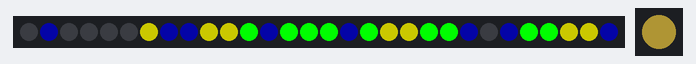
A sketch run on a simulated Arduino Uno, built with avr-gcc and run on an emulated ATmega328P. Shown: 30 RGB LEDs in strip order, left to right, 1 RGB LEDs in strip order, left to right. Dim RGB values are drawn brighter than linear; random numbers use the default seed unless the sketch sets one.

Above: at 0.5 s.
At 8.9 s:
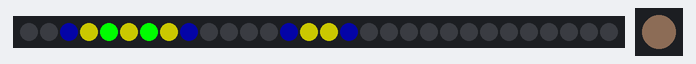
At 12.7 s:
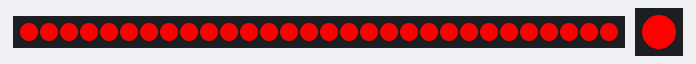
At 34.2 s:
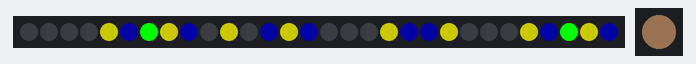
Timing chart, 0 to 40.0 s (numbered marks = the images above):
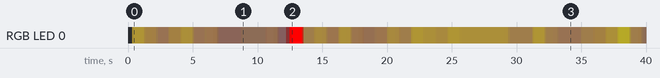

Measured:
- by itself, RGB LED 0: off → RGB(38, 32, 11) at 0.31 s, → RGB(54, 46, 16) 0.13 s later, → RGB(53, 45, 16) 0.51 s later, → RGB(41, 33, 15) 0.31 s later, … (88 changes in this stretch)

The sketch:

life.ino
```cpp
#include "life_types.h"
#include <FastLED.h>

#define NUM_LEDS 30
#define ANIMATION_FRAMES 64
#define DATA_PIN 6
#define ONBOARD_PIN 8
CHSV born_color = CHSV(64, 255, 200);
CHSV alive_color = CHSV(96, 255, 255);
CHSV died_color = CHSV(160, 200, 100);
CHSV dead_color = CHSV(0, 0, 0); //CRGB::Black;
CHSV extinction_color = CHSV(0, 255, 255);

CRGB leds[NUM_LEDS];
CRGB old_colors[NUM_LEDS];
CRGB new_colors[NUM_LEDS];
CRGB onboard[1];
CRGB onboard_old_color;
CRGB onboard_new_color;

void setup() {
  Serial.begin(9600);

  //chosen by fair die roll
  //guaranteed to be random
  randomSeed(analogRead(9));
  create_life(cur_gen, CELLS);
  FastLED.addLeds<NEOPIXEL, DATA_PIN>(leds, NUM_LEDS);
  FastLED.addLeds<NEOPIXEL, ONBOARD_PIN>(onboard, 1);
  for (int i = 0; i < NUM_LEDS; i++) {
    old_colors[i] = 0;
  }
  onboard_old_color = CHSV(0,0,0);
  memset(last_patterns, 0UL, sizeof(last_patterns));
}

void loop() {
  bool extinction = false;
  for (int i = 0; i < CELLS; i++) {
    next_gen[i] = update_cell(i, cur_gen, CELLS);
  }

  if (check_pattern(next_gen, CELLS)) {
    create_life(next_gen, CELLS);
    memset(last_patterns, 0UL, sizeof(last_patterns));
    extinction = true;
  }
  int alive_count = 0;
  for (int i = 0; i < CELLS; i++) {
    cur_gen[i] = next_gen[i];
    if (is_alive(cur_gen[i])) {
      alive_count++;
    }
  }

  if (extinction) {
    onboard_new_color = extinction_color;
  } else {
    onboard_new_color = blend(dead_color, alive_color, (alive_count * 255) / CELLS);
  }

  for (int i = 0; i < CELLS; i++) {
    CRGB new_color;
    if (extinction) {
      new_color = extinction_color;
    } else if (cur_gen[i] == born) {
      new_color = born_color;
    } else if (cur_gen[i] == alive) {
      new_color = alive_color;
    } else if (cur_gen[i] == died) {
      new_color = died_color;
    } else if (cur_gen[i] == dead) {
      new_color = dead_color;
    }
    new_colors[i] = new_color;
  }

  for (int i = 0; i < ANIMATION_FRAMES; i++) {
    for (int j = 0; j < NUM_LEDS; j++) {
      leds[j] = blend(old_colors[j], new_colors[j], 4 * i);
    }
    onboard[0] = blend(onboard_old_color, onboard_new_color, 4*i);
    FastLED.delay(5);
    FastLED.show();
  }

  for (int i = 0; i < NUM_LEDS; i++) {
    old_colors[i] = new_colors[i];
    onboard_old_color = onboard_new_color;
    leds[i] = new_colors[i];
    onboard[0] = onboard_new_color;
  }

  FastLED.show();
  FastLED.delay(500);
}
```

life_types.h
```cpp
#define CELLS 30

typedef enum{
  dead,
  died,
  born,
  alive
} state;

state cur_gen[CELLS];
state next_gen[CELLS];

#define NUM_REPEATS 6
long last_patterns[NUM_REPEATS];
int last_index = 0;

bool is_alive(state s) {
  return (s == born || s == alive);
}

bool is_dead(state s) {
  return (s == died || s == dead);
}

state update_cell(int pos, state cells[], int len) {
  state s = cells[pos];
  int alive_neighbors = 0;
  if (pos > 1) {
    alive_neighbors += is_alive(cells[pos - 2]);
  }
  if (pos > 0) {
    alive_neighbors += is_alive(cells[pos - 1]);
  }
  if (len - pos > 2) {
    alive_neighbors += is_alive(cells[pos + 2]);
  }
  if (len - pos > 1) {
    alive_neighbors += is_alive(cells[pos + 1]);
  }

  // the cell is alive, does it stay alive?
  if (is_alive(s)) {
    if (alive_neighbors == 2 || alive_neighbors == 4) {
      return alive;
    } else {
      return died;
    }
  } else {
    if (alive_neighbors == 2 || alive_neighbors == 3) {
      return born;
    } else {
      return dead;
    }
  }

}

void create_life(state a[], int len) {
  for (int i = 0; i < len; i++) {
    if (random(2)) {
      a[i] = born;
    }
  }
}

bool check_pattern(state cells[], int len) {
  long new_pattern = 0UL;
  int alive_count = 0;
  bool to_return = false;
  for (int i = 0; i < len; i++){
    if (is_alive(cells[i])) {
      new_pattern = new_pattern ^ (1UL << i);
      alive_count++;
    }
  }
  for (int i = 0; i < NUM_REPEATS; i++) {
    if (last_patterns[i] == new_pattern) {
      to_return = true;
    }
  }

  last_patterns[last_index] = new_pattern;
  last_index = (last_index + 1) % NUM_REPEATS;
  return to_return;
}

void reset_patterns(long p[], int len) {
  for (int i = 0; i < len; i++){
    p[i] = 0;
  }
}
```
